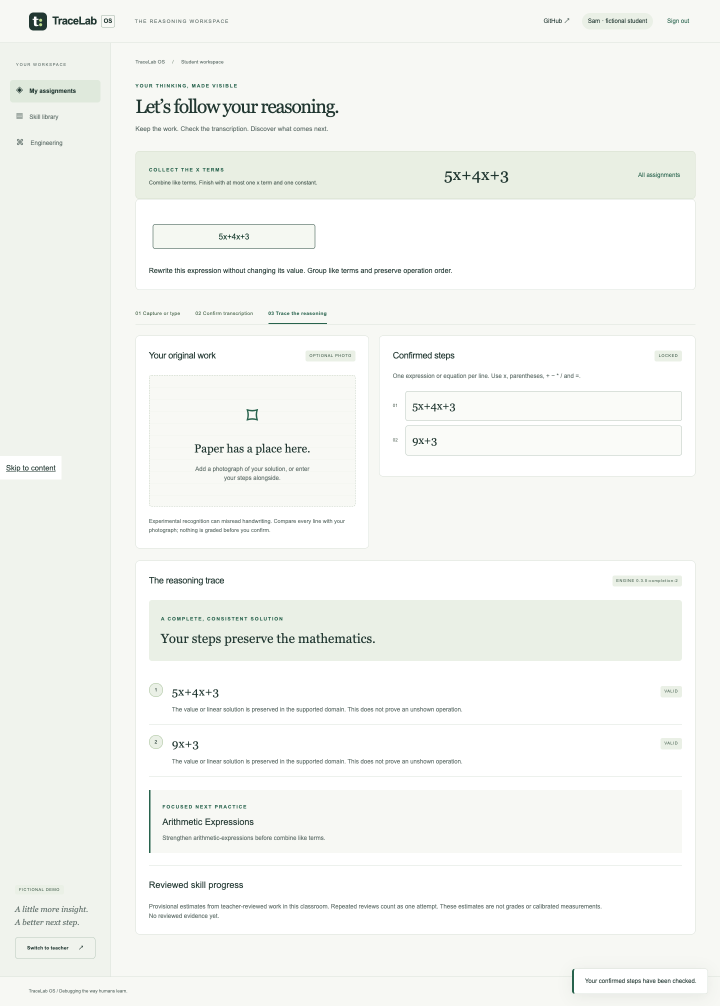
#> input picture artifacts/algebra-workspace.png, 1440 x 2012 px (shown at 1/2 size)
$ python -i transcription.py   (imports and definitions only)
#> lines starting #> are read from the running program, lines starting #| are printed output that depends on the picture; after the words box and inside, x2 and y2 are one past the last pixel; in counts of white or black regions, pixels touching at a corner belong together
#> further down, picture is the input picture: PIL image 1440x2012 RGB; mean R, G, B 244.5, 246.3, 242.6
"""Bounded single-column region proposals. A human must confirm every result."""

import io
from statistics import median
from PIL import Image, ImageOps

MODEL_VERSION = "pix2text-mfr-1.5@1cef9f0:regions-v1"


def decode_image(data: bytes):
    if not 12 <= len(data) <= 5 * 1024 * 1024:
        raise ValueError("IMAGE_SIZE")
    image = Image.open(io.BytesIO(data))
    if image.format not in {"JPEG", "PNG"} or image.width * image.height > 16_000_000:
        raise ValueError("INVALID_IMAGE")
    image.load()
    image = ImageOps.exif_transpose(image).convert("RGB")
    image.thumbnail((2000, 2000))
    return image


def regions(image):
    grayscale = ImageOps.autocontrast(image.convert("L"))
    ink = grayscale.point(lambda value: 255 if value < 160 else 0)
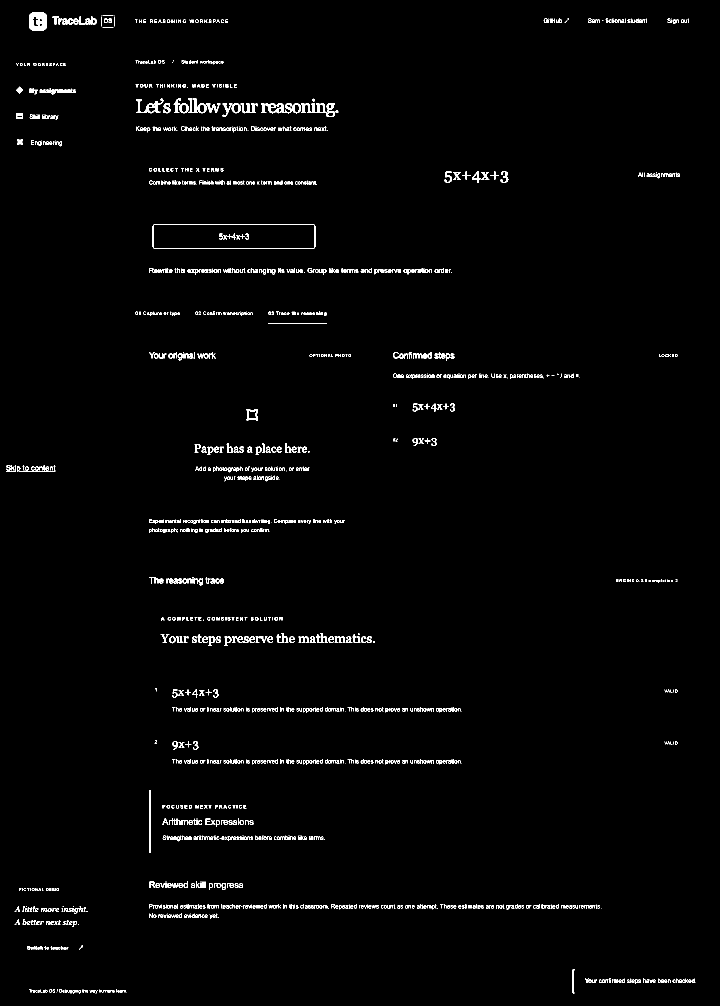
#> ink: PIL image 1440x2012 L (shown at 1/2 size); 1.6% white in thin lines or dots
    runs = []
    start = None
    for y in range(image.height + 1):
        active = (
            y < image.height
            and ink.crop((0, y, image.width, y + 1)).getbbox() is not None
        )
        if active and start is None:
            start = y
        if not active and start is not None:
            runs.append([start, y])
            start = None
#> this loop made 2013 passes
#> active on passes 1 to 12: False, False, False, False, False, False, False, False, False, False, False, False
#> after the loop, runs = 31 pairs, first value 25 to 1938, second value 61 to 1987
    if not runs:
        raise ValueError("NO_VISIBLE_WRITING")
    typical = max(8, median(end - start for start, end in runs))
#> typical = 17
    merged = []
    for start, end in runs:
        gap = start - merged[-1][1] if merged else float("inf")
        if merged and gap <= max(6, typical / 3):
            merged[-1][1] = end
        else:
            merged.append([start, end])
#> this loop made 31 passes
#> (start, end, gap) on passes 1 to 12: (25, 61, inf), (120, 132, 59), (168, 189, 36), (197, 240, 8), (252, 265, 12), (278, 293, 13), (336, 369, 43), (448, 498, 79), (536, 549, 38), (623, 632, 74), (646, 648, 14), (704, 721, 56)
#> after the loop, merged = 30 pairs, first value 25 to 1938, second value 61 to 1987
    # A thin horizontal fraction bar connects its nearby numerator and denominator.
    i = 1
    while i < len(merged) - 1:
        start, end = merged[i]
        box = ink.crop((0, start, image.width, end)).getbbox()
        if (
            end - start <= max(3, typical / 4)
            and box
            and box[2] - box[0] >= typical
            and start - merged[i - 1][1] <= typical
            and merged[i + 1][0] - end <= typical
        ):
            merged[i - 1 : i + 2] = [[merged[i - 1][0], merged[i + 1][1]]]
            i = max(1, i - 1)
        else:
            i += 1
#> this loop made 28 passes
#> (start, end, box) on passes 1 to 12: (120, 132, (32, 0, 447, 12)), (168, 189, (32, 0, 474, 21)), (197, 240, (33, 0, 677, 43)), (252, 265, (272, 0, 656, 13)), (278, 293, (34, 0, 124, 15)), (336, 369, (298, 0, 1360, 33)), (448, 498, (305, 0, 631, 50)), (536, 549, (299, 0, 904, 13)), (623, 632, (271, 0, 653, 9)), (646, 648, (537, 0, 654, 2)), (704, 721, (298, 0, 1355, 17)), (747, 758, (786, 0, 1160, 11))
#> after the loop, i = 29
    if len(merged) > 20:
#> (the run stopped early here; a loop or call above may not have finished)

$ run again, on artifacts/classroom-replay-mobile.png
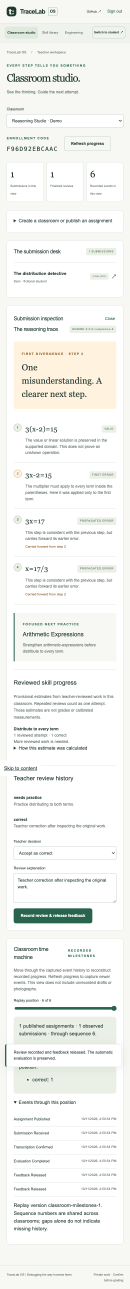
#> input picture artifacts/classroom-replay-mobile.png, 390 x 3867 px (shown at 1/3 size)
#> picture is the input picture: PIL image 390x3867 RGB; mean R, G, B 242.5, 243.9, 240.9
#> in regions, `ink = grayscale.point(lambda value: 255 if value < 160 else 0)`:
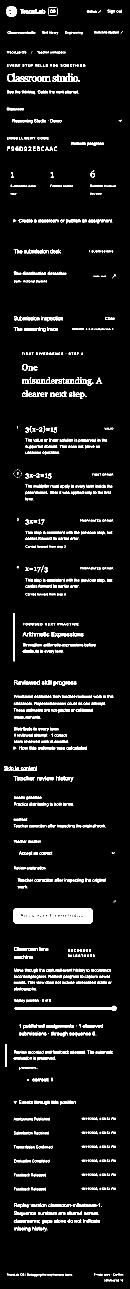
#> ink: PIL image 390x3867 L (shown at 1/3 size); 4.7% white; 2397 white regions (1114 under 20 px), largest, box (x1, y1, x2, y2) and area: (41, 2725, 277, 2770) 9672, (44, 3017, 350, 3033) 2502, (21, 220, 126, 246) 967
#> the loop in regions, `for y in range(image.height + 1):` made 3868 passes
#> active on passes 1 to 8: False, False, False, False, False, False, False, False
#> after the loop in regions, `for y in range(image.height + 1):`: runs = 91 pairs, first value 20 to 3837, second value 49 to 3846
#> typical = 11
#> the loop in regions, `for start, end in runs:` made 91 passes
#> (start, end, gap) on passes 1 to 8: (20, 49, inf), (93, 103, 44), (153, 162, 50), (193, 200, 31), (220, 246, 20), (271, 283, 25), (323, 331, 40), (357, 370, 26)
#> after the loop in regions, `for start, end in runs:`: merged = 86 pairs, first value 20 to 3837, second value 49 to 3846
#> the loop in regions, `while i < len(merged) - 1:` made 84 passes
#> (start, end, box) on passes 1 to 8: (93, 103, (22, 0, 369, 10)), (153, 162, (20, 0, 197, 9)), (193, 200, (21, 0, 256, 7)), (220, 246, (21, 0, 240, 26)), (271, 283, (21, 0, 237, 12)), (323, 331, (20, 0, 72, 8)), (357, 370, (37, 0, 365, 13)), (411, 418, (21, 0, 146, 7))
#> after the loop in regions, `while i < len(merged) - 1:`: i = 85

$ run again, on artifacts/fraction-mobile-workspace.png
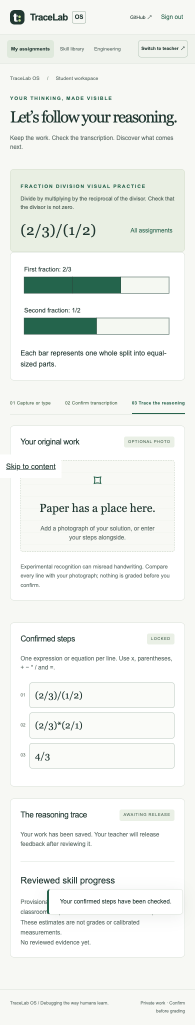
#> input picture artifacts/fraction-mobile-workspace.png, 390 x 2049 px (shown at 1/2 size)
#> picture is the input picture: PIL image 390x2049 RGB; mean R, G, B 238.9, 241.8, 238.1
#> in regions, `grayscale = ImageOps.autocontrast(image.convert("L"))`:
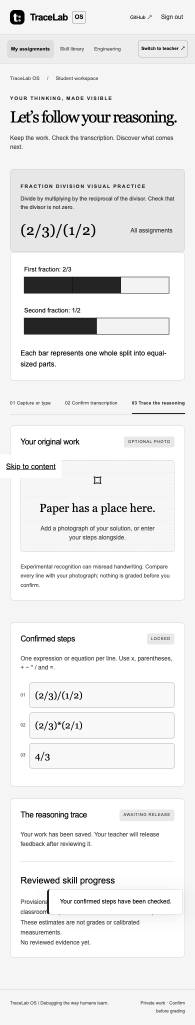
#> grayscale: PIL image 390x2049 L (shown at 1/2 size); min 0, max 255, mean 236.7
#> in regions, `ink = grayscale.point(lambda value: 255 if value < 160 else 0)`:
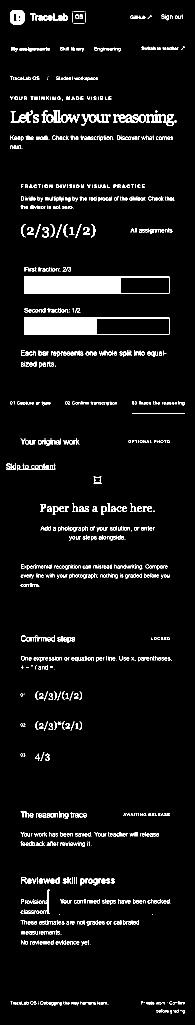
#> ink: PIL image 390x2049 L (shown at 1/2 size); 5.1% white; 1104 white regions (547 under 20 px), largest, box (x1, y1, x2, y2) and area: (48, 553, 339, 587) 6918, (48, 635, 339, 669) 5430, (20, 20, 49, 49) 662
#> the loop in regions, `for y in range(image.height + 1):` made 2050 passes
#> active on passes 1 to 8: False, False, False, False, False, False, False, False
#> after the loop in regions, `for y in range(image.height + 1):`: runs = 45 pairs, first value 20 to 2018, second value 49 to 2027
#> typical = 11
#> the loop in regions, `for start, end in runs:` made 45 passes
#> (start, end, gap) on passes 1 to 8: (20, 49, inf), (93, 103, 44), (153, 162, 50), (193, 201, 31), (220, 252, 19), (271, 282, 19), (290, 298, 8), (369, 376, 71)
#> after the loop in regions, `for start, end in runs:`: merged = 43 pairs, first value 20 to 2018, second value 49 to 2027
#> the loop in regions, `while i < len(merged) - 1:` made 41 passes
#> (start, end, box) on passes 1 to 8: (93, 103, (22, 0, 369, 10)), (153, 162, (20, 0, 196, 9)), (193, 201, (20, 0, 223, 8)), (220, 252, (21, 0, 353, 32)), (271, 282, (21, 0, 346, 11)), (290, 298, (21, 0, 45, 8)), (369, 376, (42, 0, 290, 7)), (393, 403, (42, 0, 349, 10))
#> after the loop in regions, `while i < len(merged) - 1:`: i = 42

$ run again, on artifacts/geometry-mobile-workspace.png
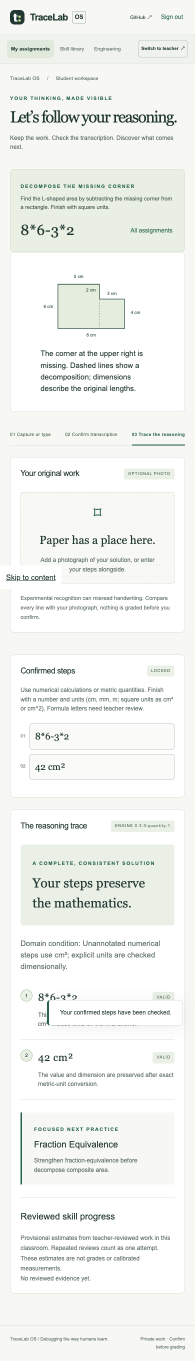
#> input picture artifacts/geometry-mobile-workspace.png, 390 x 2721 px (shown at 1/2 size)
#> picture is the input picture: PIL image 390x2721 RGB; mean R, G, B 241.4, 243.5, 240.1
#> in regions, `ink = grayscale.point(lambda value: 255 if value < 160 else 0)`:
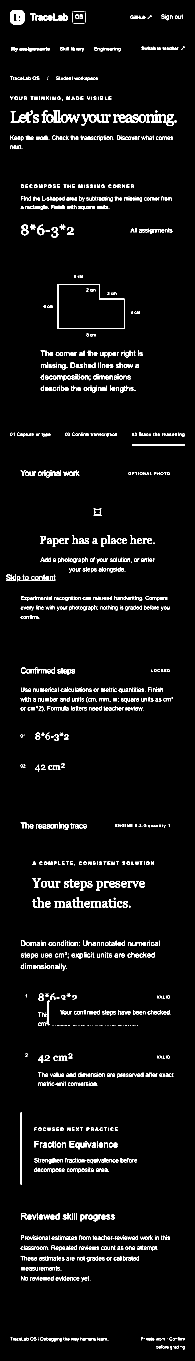
#> ink: PIL image 390x2721 L (shown at 1/2 size); 4% white in thin lines or dots
#> the loop in regions, `for y in range(image.height + 1):` made 2722 passes
#> active on passes 1 to 8: False, False, False, False, False, False, False, False
#> after the loop in regions, `for y in range(image.height + 1):`: runs = 55 pairs, first value 20 to 2690, second value 49 to 2699
#> typical = 11
#> the loop in regions, `for start, end in runs:` made 55 passes
#> (start, end, gap) on passes 1 to 8: (20, 49, inf), (93, 103, 44), (153, 162, 50), (193, 201, 31), (220, 252, 19), (271, 282, 19), (290, 298, 8), (369, 376, 71)
#> after the loop in regions, `for start, end in runs:`: merged = 54 pairs, first value 20 to 2690, second value 49 to 2699
#> the loop in regions, `while i < len(merged) - 1:` made 52 passes
#> (start, end, box) on passes 1 to 8: (93, 103, (22, 0, 369, 10)), (153, 162, (20, 0, 196, 9)), (193, 201, (20, 0, 223, 8)), (220, 252, (21, 0, 353, 32)), (271, 282, (21, 0, 346, 11)), (290, 298, (21, 0, 45, 8)), (369, 376, (42, 0, 268, 7)), (393, 403, (42, 0, 344, 10))
#> after the loop in regions, `while i < len(merged) - 1:`: i = 53
